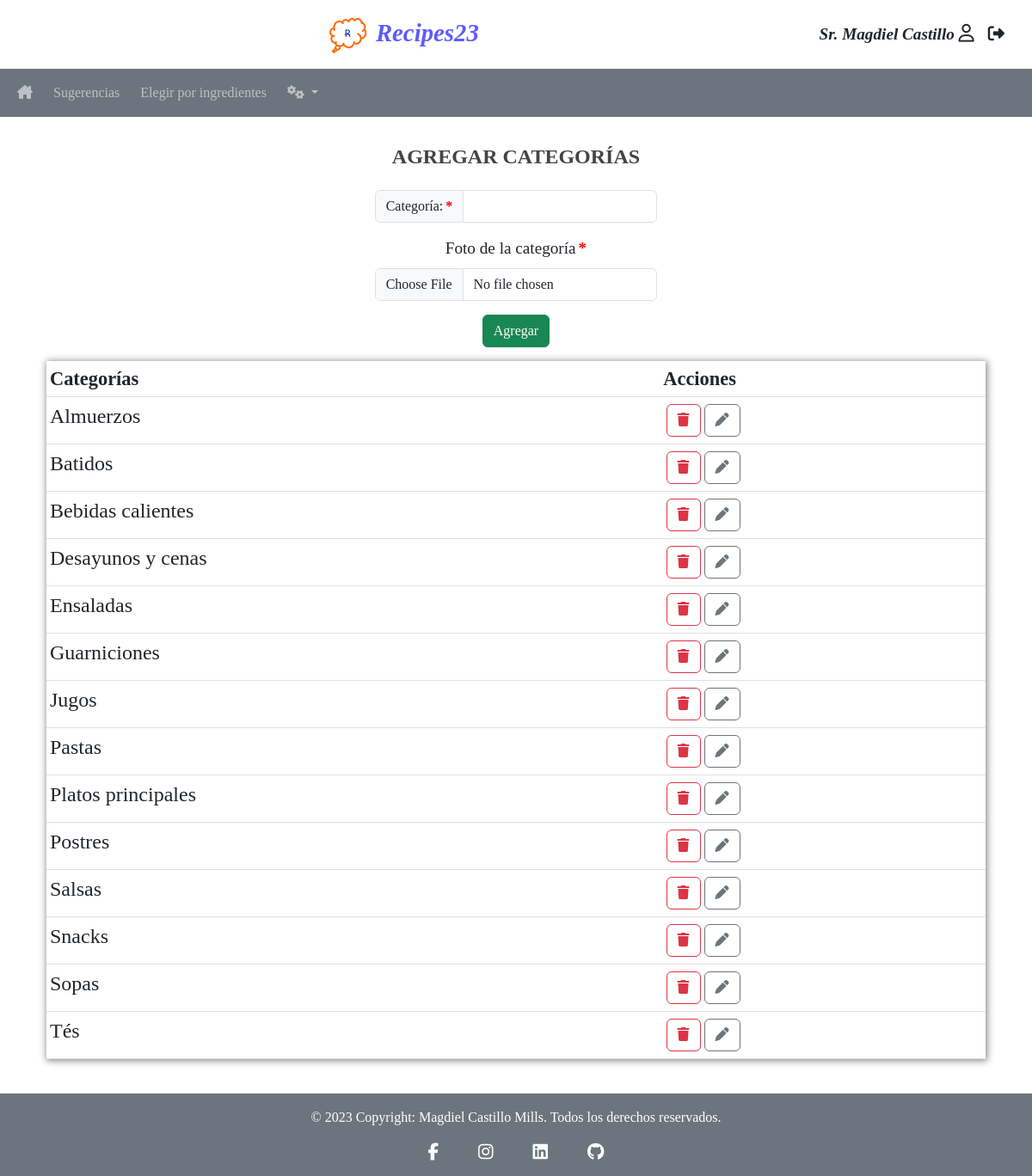
The page /views/add-categories.php (signed in) on the database its author committed.
### tables this page shows
CREATE TABLE `categories` (
  `categoryid` int NOT NULL AUTO_INCREMENT,
  `category` varchar(20) NOT NULL,
  PRIMARY KEY (`categoryid`)
);

### views/add-categories.php (the view, shortened to what this page needs)
<?php
require_once ("../config/db_Connection.php");
require_once ("../modules/head.php");
?>
<?php
require_once ("../modules/nav.php");
?>
<main class="container p-4">
    <div class="row mt-2 text-center justify-content-center">
    <h3>AGREGAR CATEGORÍAS</h3>
        <form class="mt-3 col-auto"  enctype="multipart/form-data" method="POST" action="../actions/create.php" autocomplete="on" onsubmit="return validation('add_categories', /[a-zA-Z\t\h]+|(^$)/)">
            <div class="input-group mb-3">
                <label class="input-group-text is-required" for="add_categories">Categoría: </label>
                <input class="form-control" type="text" id="add_categories" name="add_categories"  pattern="[a-zA-Z áéíóúÁÉÍÓÚñÑ]+" minlength="2" maxlength="50" autofocus required>
            </div>
            <div class="mb-3">
                <label class="form-label is-required" for="categoryImage">Foto de la categoría</label>
                <input type="file" name="categoryImage" accept=".png, .jpeg, .jpg, .gif" class="form-control" id="categoryImage" required>
            </div>
            <div class="mb-3">
                <input  class="btn btn-success" name="categorySubmit" type="submit" value="Agregar">
            </div>
        </form>
    </div>
    <div>
        <table class="table table-sm">
            <thead>
                <tr class="bg-primary">
                    <th>Categorías</th>
                    <th>Acciones</th>
                </tr>
            </thead>
            <tbody>
                <?php
                    $sql = "SELECT * FROM categories ORDER BY category;";
                    $result = $conn -> query($sql);
                    if($result -> num_rows > 0){
                        while($row = $result -> fetch_assoc()){
                            $html = "<tr>";
                            $html .= "<td>" . ucfirst($row['category']) . "</td>";
                            $html .= "<td>";
                            $html .= "<a href='../actions/delete.php?categoryname=" . $row['category'] . "' " . "class='btn btn-outline-danger' title='Eliminar'><i class='fa-solid fa-trash'></i></a>";
                            $html .= "<a href='../actions/edit.php?categoryid=" . $row['categoryid'] . "' " . "class='btn btn-outline-secondary m-1' title='Editar'><i class='fa-solid fa-pen'></i></a>";
                            $html .= "</td>";
                            $html .= "</tr>";
                            echo $html;
                        }
                    }
                ?>
            </tbody>
        </table>
    </div>
</main>
<?php
require_once ("../modules/footer.php");
?>

### css/styles.css (style rules this page uses)
* { font-family:'Times New Roman', Times, serif; }
main { min-height: calc(100vh - 7.1rem); }
h3 { font-size: 1.5rem; color: #444; font-weight: bold; }
.btn-outline-danger { margin-left: 0.2rem; }
table { box-shadow: 1px 1px 8px 1px #888; }
thead { background-color:#444444; }
thead tr { font-weight: bold; font-size: 1.4rem; color:#ffffff; }
tbody { background-color:rgb(255, 246, 234); }
table td a { text-decoration:none; color: rgb(22, 182, 4); }
table td, p, ul li, ol li, li a { font-size: 1.5rem; color: rgb(22, 182, 4); text-decoration: none; }
label, select, input, option { font-size: 1.2rem; }
.is-required:after { content: '*'; margin-left: 3px; color: red; font-weight: bold; }

### rows shown on the page
categories: category "Almuerzos"
categories: category "Batidos"
categories: category "Bebidas calientes"
categories: category "Desayunos y cenas"
categories: category "Ensaladas"
categories: category "Guarniciones"
categories: category "Jugos"
categories: category "Pastas"
categories: category "Platos principales"
categories: category "Postres"
categories: category "Salsas"
categories: category "Snacks"
categories: category "Sopas"
categories: category "Tés"

### other values the page prints
$_SESSION['title'] "Sr."
$_SESSION['firstname'] "Magdiel"
$_SESSION['lastname'] "Castillo"
